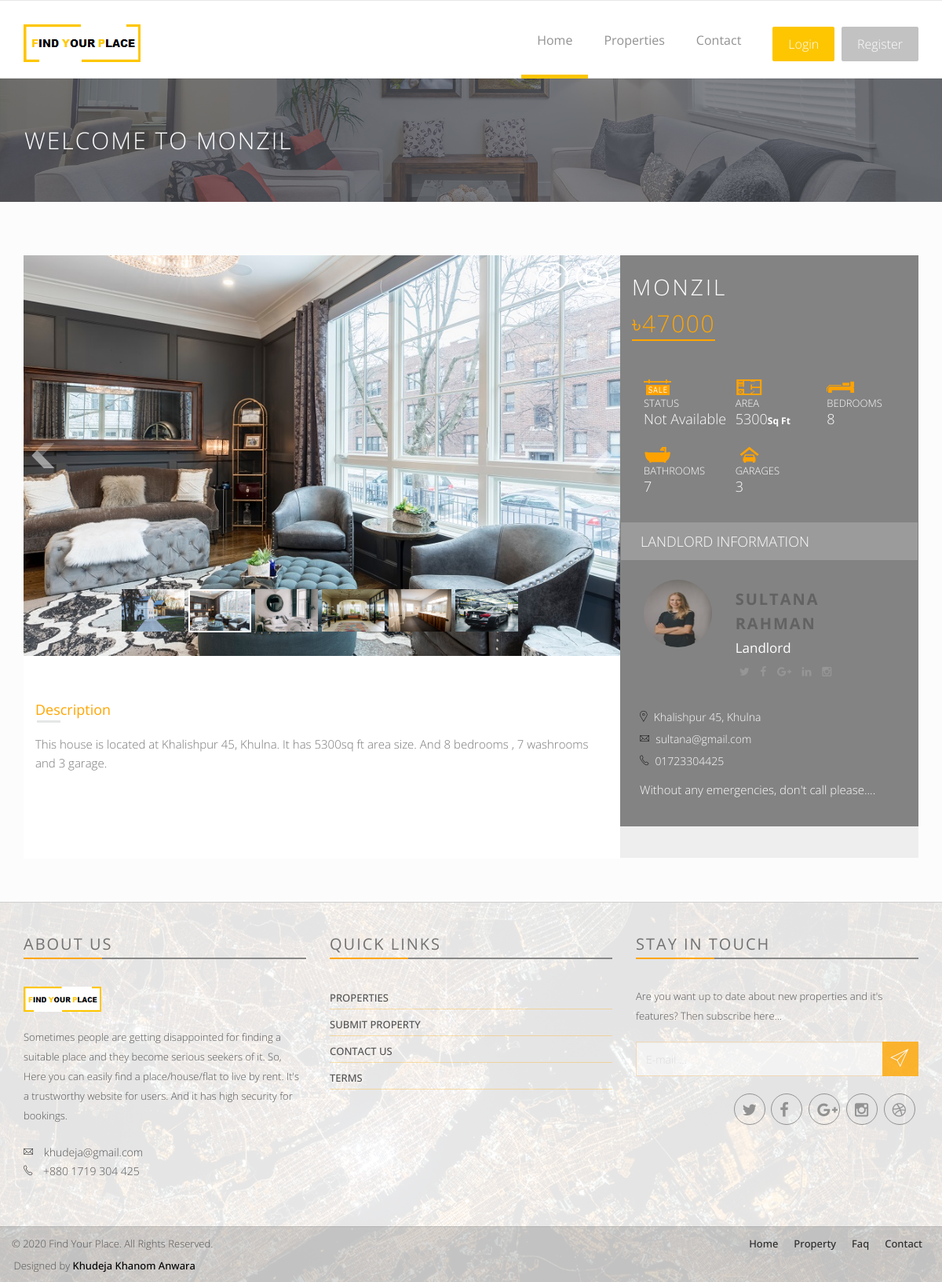
Screenshot of /FindYourPlace/wproperty/6 with the database file from the repository.
### tables this page shows
CREATE TABLE `tbl_property` (
  `id` int(11) NOT NULL,
  `user_id` int(11) NOT NULL,
  `thana_id` int(11) NOT NULL,
  `name` varchar(255) NOT NULL,
  `address` varchar(255) NOT NULL,
  `area` double NOT NULL,
  `bedrooms` int(11) NOT NULL,
  `bathrooms` int(11) NOT NULL,
  `garages` int(11) NOT NULL,
  `photo` varchar(255) NOT NULL,
  `detail` varchar(255) NOT NULL,
  `rent` double NOT NULL,
  `status` int(11) NOT NULL
);

CREATE TABLE `tbl_user` (
  `id` int(11) NOT NULL,
  `name` varchar(255) NOT NULL,
  `email` varchar(255) NOT NULL,
  `nid` text NOT NULL,
  `mobile` varchar(255) NOT NULL,
  `password` varchar(255) NOT NULL,
  `address` varchar(255) NOT NULL,
  `photo` text NOT NULL,
  `type` varchar(255) NOT NULL
);

CREATE TABLE `tbl_thana` (
  `id` int(11) NOT NULL,
  `division_id` int(11) NOT NULL,
  `thana` varchar(255) NOT NULL
);

CREATE TABLE `tbl_division` (
  `id` int(11) NOT NULL,
  `division` varchar(255) NOT NULL
);

### FindYourPlace/application/controllers/Welcome.php (called while the page is built, shortened)
<?php
class Welcome extends CI_Controller {
	public function Wproperty_2($id)
	{
		$data['proper']=$this->db->select('* , tbl_property.id as p_id , tbl_property.photo as p_photo , tbl_user.name as u_name , tbl_property.name as p_name')->from('tbl_property , tbl_thana , tbl_user , tbl_division')->where('tbl_property.thana_id=tbl_thana.id')->where('tbl_property.user_id=tbl_user.id')->where('tbl_thana.division_id=tbl_division.id')->where('tbl_property.id', $id)->get()->result_array();
		$this->load->view('include/header');
		$this->load->view('Wproperty-2', $data);
		$this->load->view('include/footer');
	}
}

### FindYourPlace/index.php (called while the page is built, shortened)
<?php
require_once BASEPATH.'core/CodeIgniter.php';

### FindYourPlace/application/views/Wproperty-2.php (the view, shortened to what this page needs)
<div class="page-head">
    <div class="container">
        <div class="row">
            <div class="page-head-content">
                <h1 class="page-title">Welcome to <?=$proper[0]['p_name']?></h1>
            </div>
        </div>
    </div>
</div>
<div class="content-area single-property" style="background-color: #FCFCFC;">&nbsp;
    <div class="container">
        <div class="clearfix padding-top-40" >
            <div class="col-md-8 single-property-content prp-style-2">
                <div class="">
                    <div class="row">
                        <div class="light-slide-item">
                            <div class="clearfix">
                                <div class="favorite-and-print">
                                    <a class="add-to-fav" href="#login-modal" data-toggle="modal">
                                        <i class="fa fa-star-o"></i>
                                    </a>
                                    <a class="printer-icon " href="javascript:window.print()">
                                        <i class="fa fa-print"></i>
                                    </a>
                                </div>
                                <ul id="image-gallery" class="gallery list-unstyled cS-hidden">
                                    <?php if($proper[0]['p_id']==3){
                                    echo '<li data-thumb="'.base_url().'asset/assets/img/property-1/b3.jpg">
                                        <img src="'.base_url().'asset/assets/img/property-1/b3.jpg" />
                                    </li>
                                    <li data-thumb="'.base_url().'asset/assets/img/property-1/w3.jpg">
                                        <img src="'.base_url().'asset/assets/img/property-1/w3.jpg" />
                                    </li>
                                    <li data-thumb="'.base_url().'asset/assets/img/property-1/g3.jpg">
                                        <img src="'.base_url().'asset/assets/img/property-1/g3.jpg" />
                                    </li>
                                    '; }
                                    else if($proper[0]['p_id']==4){
                                    echo '<li data-thumb="'.base_url().'asset/assets/img/property-1/b4.jpg">
                                        <img src="'.base_url().'asset/assets/img/property-1/b4.jpg" />
                                    </li>
                                    <li data-thumb="'.base_url().'asset/assets/img/property-1/w4.jpg">
                                        <img src="'.base_url().'asset/assets/img/property-1/w4.jpg" />
                                    </li>
                                    <li data-thumb="'.base_url().'asset/assets/img/property-1/g4.jpg">
                                        <img src="'.base_url().'asset/assets/img/property-1/g4.jpg" />
                                    </li>
                                    '; }
                                    else if($proper[0]['p_id']==5){
                                    echo '<li data-thumb="'.base_url().'asset/assets/img/property-1/b5.jpg">
                                        <img src="'.base_url().'asset/assets/img/property-1/b5.jpg" />
                                    </li>
                                    <li data-thumb="'.base_url().'asset/assets/img/property-1/w5.jpg">
                                        <img src="'.base_url().'asset/assets/img/property-1/w5.jpg" />
                                    </li>
                                    <li data-thumb="'.base_url().'asset/assets/img/property-1/g5g5.jpg">
                                        <img src="'.base_url().'asset/assets/img/property-1/g5g5.jpg" />
                                    </li>
                                    '; }
                                    else if($proper[0]['p_id']==6){
                                    echo '<li data-thumb="'.base_url().'asset/assets/img/property-1/b6.jpg">
                                        <img src="'.base_url().'asset/assets/img/property-1/b6.jpg" />
                                    </li>
                                    <li data-thumb="'.base_url().'asset/assets/img/property-1/b6b6.jpg">
                                        <img src="'.base_url().'asset/assets/img/property-1/b6b6.jpg" />
                                    </li>
                                    <li data-thumb="'.base_url().'asset/assets/img/property-1/w6.jpg">
                                        <img src="'.base_url().'asset/assets/img/property-1/w6.jpg" />
                                    </li>
                                    <li data-thumb="'.base_url().'asset/assets/img/property-1/w6w6.jpg">
                                        <img src="'.base_url().'asset/assets/img/property-1/w6w6.jpg" />
                                    </li>
                                    <li data-thumb="'.base_url().'asset/assets/img/property-1/g6.jpg">
                                        <img src="'.base_url().'asset/assets/img/property-1/g6.jpg" />
                                    </li>
                                    '; }
                                    ?>
                                </ul>
                            </div>
                        </div>
                    </div>
                    <div class="single-property-wrapper">
                        <div class="section">
                            <h4 class="s-property-title">Description</h4>
                            <div class="s-property-content">
                                <p>
                                    <?=$proper[0]['detail']?>
                                </p>
                            </div>
                        </div>
                        <div class="section additional-details">
                        </div>
                        <div class="section property-features">
                        </div>
                    </div>
                </div>
            </div>
            <div class="col-md-4 p0">
                <aside class="sidebar sidebar-property blog-asside-right property-style2">
                    <div class="dealer-widget">
                        <div class="dealer-content">
                            <div class="inner-wrapper">
                                <div class="single-property-header">
                                    <h1 class="property-title"><?=$proper[0]['p_name']?></h1>
                                    <span class="property-price">৳<?=$proper[0]['rent']?></span>
                                </div>
                                <div class="property-meta entry-meta clearfix ">
                                    <div class="col-xs-4 col-sm-4 col-md-4 p-b-15">
                                        <span class="property-info-icon icon-tag">
                                            <img src="<?=base_url()?>asset/assets/img/icon/sale-orange.png">
                                        </span>
                                        <span class="property-info-entry">
                                            <span class="property-info-label">Status</span>
                                            <span class="property-info-value"><?php if($proper[0]['status']==1){ echo 'Available'; }else{ echo 'Not Available'; } ?></span>
                                        </span>
                                    </div>
                                    <div class="col-xs-4 col-sm-4 col-md-4 p-b-15">
                                        <span class="property-info icon-area">
                                            <img src="<?=base_url()?>asset/assets/img/icon/room-orange.png">
                                        </span>
                                        <span class="property-info-entry">
                                            <span class="property-info-label">Area</span>
                                            <span class="property-info-value"><?=$proper[0]['area']?><b class="property-info-unit">Sq Ft</b></span>
                                        </span>
                                    </div>
                                    <div class="col-xs-4 col-sm-4 col-md-4 p-b-15">
                                        <span class="property-info-icon icon-bed">
                                            <img src="<?=base_url()?>asset/assets/img/icon/bed-orange.png">
                                        </span>
                                        <span class="property-info-entry">
                                            <span class="property-info-label">Bedrooms</span>
                                            <span class="property-info-value"><?=$proper[0]['bedrooms']?></span>
                                        </span>
                                    </div>
                                    <div class="col-xs-4 col-sm-4 col-md-4 p-b-15">
                                        <span class="property-info-icon icon-bath">
                                            <img src="<?=base_url()?>asset/assets/img/icon/shawer-orange.png">
                                        </span>
                                        <span class="property-info-entry">
                                            <span class="property-info-label">Bathrooms</span>
                                            <span class="property-info-value"><?=$proper[0]['bathrooms']?></span>
                                        </span>
                                    </div>
                                    <div class="col-xs-4 col-sm-4 col-md-4 p-b-15">
                                        <span class="property-info-icon icon-garage">
                                            <img src="<?=base_url()?>asset/assets/img/icon/cars-orange.png">
                                        </span>
                                        <span class="property-info-entry">
                                            <span class="property-info-label">Garages</span>
                                            <span class="property-info-value"><?=$proper[0]['garages']?></span>
                                        </span>
                                    </div>
                                </div>
                                <div class="dealer-section-space">
                                    <span>Landlord information</span>
                                </div>
                                <div class="clear">
                                    <div class="col-xs-4 col-sm-4 dealer-face">
                                        <a href="">
                                            <img src="<?=base_url()?>image/<?=$proper[0]['photo']?>" class="img-circle">
                                        </a>
                                    </div>
                                    <div class="col-xs-8 col-sm-8 ">
                                        <h3 class="dealer-name">
                                            <a href=""><?=$proper[0]['u_name']?></a>
                                            <span>Landlord</span>
                                        </h3>
                                        <div class="dealer-social-media">
                                            <a class="twitter" target="_blank" href="">
                                                <i class="fa fa-twitter"></i>
                                            </a>
                                            <a class="facebook" target="_blank" href="">
                                                <i class="fa fa-facebook"></i>
                                            </a>
                                            <a class="gplus" target="_blank" href="">
                                                <i class="fa fa-google-plus"></i>
                                            </a>
                                            <a class="linkedin" target="_blank" href="">
                                                <i class="fa fa-linkedin"></i>
                                            </a>
                                            <a class="instagram" target="_blank" href="">
                                                <i class="fa fa-instagram"></i>
                                            </a>
                                        </div>
                                    </div>
                                </div>
                                <div class="clear">
                                    <ul class="dealer-contacts">
                                        <li><i class="pe-7s-map-marker strong"> </i><?=$proper[0]['thana']?>, <?=$proper[0]['division']?></li>
                                        <li><i class="pe-7s-mail strong"> </i><?=$proper[0]['email']?></li>
                                        <li><i class="pe-7s-call strong"> </i><?=$proper[0]['mobile']?></li>
                                    </ul>
                                    <p>Without any emergencies, don't call please....</p>
                                </div>
                            </div>
                        </div>
                    </div>
                </aside>
            </div>
        </div>
    </div>
</div>

### rows the page displays
tbl_property: name "MONZIL", detail "This house is located at Khalishpur 45, Khulna. It has 5300sq ft area size. And 8 bedrooms , 7 washrooms and 3 garage.", rent "47000", area "5300", bedrooms "8", bathrooms "7", garages "3", user.photo (picture), user.name "SULTANA RAHMAN", thana.thana "Khalishpur 45", tbl_division.division "Khulna", user.email "sultana@gmail.com", user.mobile "01723304425"
